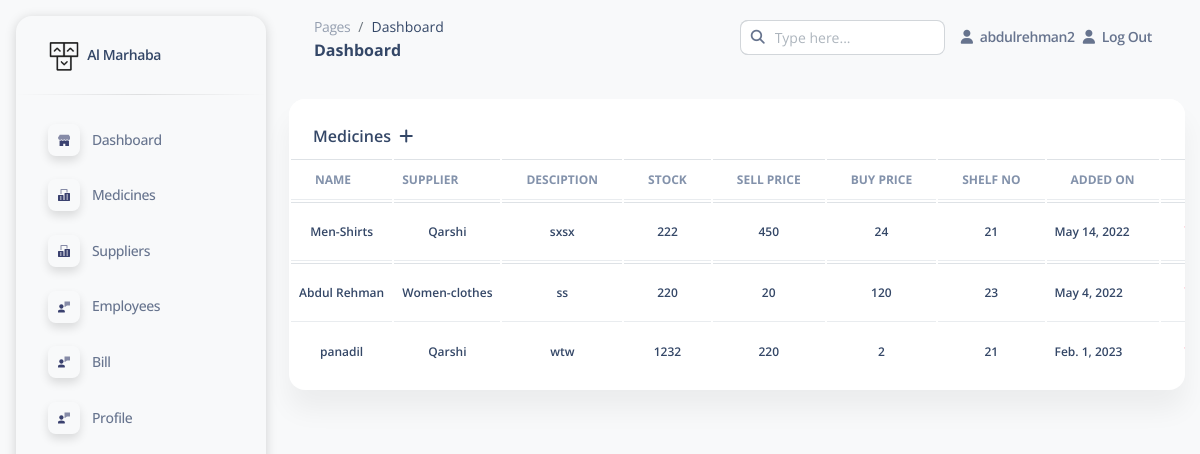
The app's page /medicines (signed in) with its own data.
### app1/models.py (models this page shows, shortened)
class Medicine(models.Model):
    id= models.AutoField(primary_key=True)
    company_id= models.ForeignKey(Company , on_delete=models.CASCADE, null=True)
    userz = models.ForeignKey(User, on_delete=models.SET_NULL,null=True, blank=True)
    name= models.CharField(max_length=50, null=True)
    sell_price= models.CharField(max_length=200, null=True)
    buy_price= models.CharField(max_length=200, null=True)
    desc= models.CharField(max_length=200, null=True)
    in_stock= models.CharField(max_length=200, null=True)
    added_on= models.DateField()
    shelf_no= models.CharField(max_length=50,null=True)

class Company(models.Model):
    name= models.CharField(max_length=200, null=True)
    id = models.AutoField(primary_key=True)
    contact= models.CharField(max_length=200, null=True)
    address= models.CharField(max_length=200, null=True)
    desc=  models.TextField(max_length=500, null=True)
    userz = models.ForeignKey(User, on_delete=models.SET_NULL,null=True, blank=True)
    added_on= models.DateField()
    def __str__(self):
         return self.name

### app1/views.py (the view, shortened to what this page needs)
# urls.py: path('medicines',views.medicine, name='medicines'),
@login_required
def medicine(request):
    medi = Medicine.objects.filter(userz=request.user)
    context = {'medi':medi,'company_id':Company.objects.filter(userz=request.user)}
    return render(request, 'medicine.html',context)

### template/medicine.html (shortened to what this page needs)
{% extends 'base.html' %}
{% load static %}
{% block body %}
<div class="conatiner-fluid py-4">
    <div class="col-12">
      <div class="card mb-4">
        <div class="card-header pb-0">
          <h6>Medicines
            <i class="fa fa-plus mx-1 " data-toggle="modal" data-target="#btyn"></i>
          </h6>
        </div>
        <div class="card-body px-0 pt-0 pb-2">
          <div class="table-responsive p-0">
            <table class="table align-items-center mb-0">
              <thead>
                <tr>
                  <th
                    class="text-uppercase text-secondary text-xs font-weight-bolder opacity-10">
                    NAME
                  </th>
                  <th
                    class="text-uppercase text-secondary text-xs font-weight-bolder opacity-10 ps-2">
                    Supplier
                  </th>
                  <th
                    class="text-center text-uppercase text-secondary text-xs font-weight-bolder opacity-10">
                    Desciption
                  </th>
                  <th
                    class="text-center text-uppercase text-secondary text-xs font-weight-bolder opacity-10">
                    Stock
                  </th>
                  <th
                    class="text-center text-uppercase text-secondary text-xs font-weight-bolder opacity-10">
                    Sell Price
                  </th>
                  <th
                    class="text-center text-uppercase text-secondary text-xs font-weight-bolder opacity-10">
                    Buy Price
                  </th>
                  <th
                    class="text-center text-uppercase text-secondary text-xs font-weight-bolder opacity-10">
                    Shelf No
                  </th>
                  <th
                    class="text-center text-uppercase text-secondary text-xs font-weight-bolder opacity-10">
                    Added On
                  </th>
                  <th>
                  </th>
                </tr>
              </thead>
              <tbody>
                {% for med in medi %}
                <tr>
                  <td class="align-middle text-center text-sm">
                        <h6 class="mb-0 text-xs">{{med.name}}</h6>
                  </td>
                  <td class="align-middle text-center text-sm">
                        <h6 class="mb-0  text-xs">{{med.company_id}}</h6>
                  </td>
                  <td class="align-middle text-center text-sm">
                        <h6 class="mb-0 text-xs">{{med.desc}}</h6>
                  </td>
                  <td class="align-middle text-center text-sm">
                        <h6 class="mb-0 text-xs">{{med.in_stock}}</h6>
                  </td>
                  <td class="align-middle text-center text-sm">
                        <h6 class="mb-0 text-xs">{{med.sell_price}}</h6>
                  </td>
                  <td class="align-middle text-center text-sm">
                        <h6 class="mb-0 text-xs">{{med.buy_price}}</h6>
                  </td>
                  <td class="align-middle text-center text-sm">
                        <h6 class="mb-0 text-xs">{{med.shelf_no}}</h6>
                  </td>
                  <td>
                        <h6 class="mb-0 text-xs">{{med.added_on}}</h6>
                  </td>
                  <td>
                    <div class="ms-auto text-end">
                      <a class="btn btn-link text-danger text-gradient px-3 mb-0" href="{% url 'mad_delete' med.id  %}">Delete</a>
                    </div>
                  </td>
                </tr>
                {% endfor %}
              </tbody>
            </table>
          </div>
        </div>
      </div>
    </div>
</div>
{% endblock body %}

### template/base.html (shortened to what this page needs)
<!DOCTYPE html>
<html lang="en">
{%load static%}
<head>
  <link rel="stylesheet" href="https://cdn.jsdelivr.net/npm/bootstrap@4.5.3/dist/css/bootstrap.min.css"
>
  <link href="static\assets\css\nucleo-icons.css" rel="stylesheet" />
  <link href="static\assets\css\nucleo-svg.css" rel="stylesheet" />
  <link href="static\assets\css\nucleo-svg.css" rel="stylesheet" />
  <link id="pagestyle" href="static\assets\css\soft-ui-dashboard.css?v=1.0.5" rel="stylesheet" />
</head>
<body class="g-sidenav-show  bg-gray-100">
  <aside class="sidenav navbar navbar-vertical navbar-expand-xs border-0 border-radius-xl my-3 fixed-start ms-3 " id="sidenav-main">
    <div class="sidenav-header">
      <a class="navbar-brand m-0" href="/" target="_blank">
        <img src="static\assets\img\logo-ct.png" class="navbar-brand-img h-100" alt="main_logo">
        <span class="ms-1 font-weight-bold">Al Marhaba</span>
      </a>
    </div>
    <hr class="horizontal dark mt-0">
    <div class="collapse navbar-collapse  w-auto " style="height: 100%;" id="sidenav-collapse-main">
      <ul class="navbar-nav">
        <li class="nav-item">
          <a class="nav-link  " href="dash">
            <div class="icon icon-shape icon-sm shadow border-radius-md bg-transparent text-center me-2 d-flex align-items-center justify-content-center">
            </div>
            <span class="nav-link-text ms-1">Dashboard</span>
          </a>
        </li>
        <li class="nav-item ">
          <a class="nav-link  " href="medicines">
            <div class="icon icon-shape icon-sm shadow border-radius-md bg-transparent text-center me-2 d-flex align-items-center justify-content-center">
            </div>
            <span class="nav-link-text ms-1">Medicines</span>
          </a>
        </li>
        <li class="nav-item">
          <a class="nav-link  " href="suppl">
            <div class="icon icon-shape icon-sm shadow border-radius-md bg-transparent text-center me-2 d-flex align-items-center justify-content-center">
            </div>
            <span class="nav-link-text ms-1">Suppliers</span>
          </a>
        </li>
        <li class="nav-item">
          <a class="nav-link  " href="empl">
            <div class="icon icon-shape icon-sm shadow border-radius-md bg-transparent text-center me-2 d-flex align-items-center justify-content-center">
            </div>
            <span class="nav-link-text ms-1">Employees</span>
          </a>
        </li>
        <li class="nav-item">
          <a class="nav-link  " href="recipt">
            <div class="icon icon-shape icon-sm shadow border-radius-md bg-transparent text-center me-2 d-flex align-items-center justify-content-center">
            </div>
            <span class="nav-link-text ms-1">Bill</span>
          </a>
        </li>
        <li class="nav-item">
          <a class="nav-link  " href="../pages/profile.html">
            <div class="icon icon-shape icon-sm shadow border-radius-md bg-transparent text-center me-2 d-flex align-items-center justify-content-center">
            </div>
            <span class="nav-link-text ms-1">Profile</span>
          </a>
        </li>
      </ul>
    </div>
  </aside>
  <main class="main-content position-relative max-height-vh-100 h-100 border-radius-lg ">
    <nav class="navbar navbar-main navbar-expand-lg px-0 mx-4 shadow-none border-radius-xl" id="navbarBlur" navbar-scroll="true">
      <div class="container-fluid py-1 px-3">
        <nav aria-label="breadcrumb">
          <ol class="breadcrumb bg-transparent mb-0 pb-0 pt-1 px-0 me-sm-6 me-5">
            <li class="breadcrumb-item text-sm"><a class="opacity-5 text-dark" href="javascript:;">Pages</a></li>
            <li class="breadcrumb-item text-sm text-dark " aria-current="page">Dashboard</li>
          </ol>
          <h6 class="font-weight-bolder mb-0 ">Dashboard</h6>
        </nav>
        <div class="collapse navbar-collapse mt-sm-0 mt-2 me-md-0 me-sm-4" id="navbar">
          <div class="ms-md-auto pe-md-3 d-flex align-items-center">
            <form method="get">
            <div class="input-group ">
              <span class="input-group-text text-body bg-transparent"><i class="fas fa-search" aria-hidden="true"></i></span>
              <input type="text" class="form-control" placeholder="Type here...">
            </div>
          </form>
          </div>
          {%if user.is_authenticated%}
          <ul class="navbar-nav  justify-content-end">
            <li class="nav-item d-flex align-items-center">
              <a href="#" class="nav-link text-body font-weight-bold px-0">
                <i class="fa fa-user me-sm-1"></i>
                <span class="d-sm-inline d-none">{{request.user}}</span>
              </a>
            </li>
            <li class="nav-item d-flex align-items-center mx-2">
              <a href="logout" class="nav-link text-body font-weight-bold px-0">
                <i class="fa fa-user me-sm-1"></i>
                <span class="d-sm-inline d-none">Log Out</span>
              </a>
            </li>
          </ul>
          {%endif%}
        </div>
      </div>
    </nav>
      {% block body %}{% endblock body %}
</body>
</html>

### static/assets/css/nucleo-svg.css (style rules this page uses)
.icon { display: inline-block; color: #111111; height: 1em; width: 1em; }
.icon-sm { height: 0.8em; width: 0.8em; }
.icon { fill: currentColor; stroke: none; }

### records on screen
Medicine: name "Men-Shirts", company_id "Qarshi", desc "sxsx", in_stock "222", sell_price "450", buy_price "24", shelf_no "21", added_on "May 14, 2022"
Medicine: name "Abdul Rehman", company_id "Women-clothes", desc "ss", in_stock "220", sell_price "20", buy_price "120", shelf_no "23", added_on "May 4, 2022"
Medicine: name "panadil", company_id "Qarshi", desc "wtw", in_stock "1232", sell_price "220", buy_price "2", shelf_no "21", added_on "Feb. 1, 2023"

### other values on screen
{{ request.user }} "abdulrehman2"
